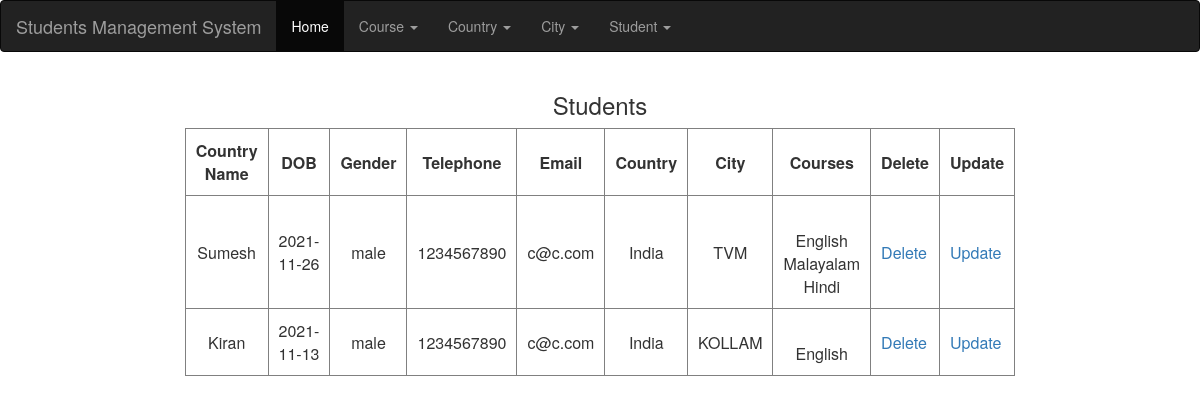
The page /project/liststudent.php on the database its author committed.
### tables this page shows
CREATE TABLE `student` (
  `id` int(11) NOT NULL,
  `name` varchar(100) NOT NULL,
  `dob` date NOT NULL,
  `gender` enum('male','female') NOT NULL,
  `telephone` int(11) NOT NULL,
  `email` varchar(100) NOT NULL,
  `city` int(11) NOT NULL,
  `nationality` int(11) NOT NULL,
  `photo` varchar(500) DEFAULT NULL
);

CREATE TABLE `country` (
  `id` int(11) NOT NULL,
  `country_name` varchar(100) NOT NULL
);

CREATE TABLE `city` (
  `id` int(11) NOT NULL,
  `city_name` varchar(100) NOT NULL,
  `country_id` int(11) NOT NULL
);

CREATE TABLE `studentcourse` (
  `id` int(11) NOT NULL,
  `student_id` int(11) NOT NULL,
  `course_id` int(11) NOT NULL
);

CREATE TABLE `courses` (
  `id` int(11) NOT NULL,
  `name` varchar(100) NOT NULL
);

### project/liststudent.php (the view, shortened to what this page needs)
<html>
<head>
  <link rel="stylesheet" href="https://maxcdn.bootstrapcdn.com/bootstrap/3.3.7/css/bootstrap.min.css">
  <link href="https://cdn.jsdelivr.net/npm/select2@4.1.0-rc.0/dist/css/select2.min.css" rel="stylesheet" />
</head>
<body>
<?php include ('navbar.php') ?>
  <div class="container">
    <div class="card text-center">
      <?php
      include('connection.php');
      $sql = "SELECT * FROM student";
      $result = $conn->query($sql);
      $studentData = mysqli_fetch_all($result, MYSQLI_ASSOC);
      echo '<center><h3>Students</h3>';
      if ($result->num_rows > 0) {
        echo "<table style='width:50%;' border='1'>
        <tr>
        <th><center>Country Name</center></th>
        <th><center>DOB</center></th>
        <th><center>Gender</center></th>
        <th><center>Telephone</center></th>
        <th><center>Email</center></th>
        <th><center>Country</center></th>
        <th><center>City</center></th>
        <th><center>Courses</center></th>
        <th><center>Delete</center></th>
        <th><center>Update</center></th>
        </tr>";
        foreach ($studentData as $row)
        {
          $countryquery = "SELECT * from country where id = '" . $row['nationality'] . "' ";
          $countryqueryresult = $conn->query($countryquery);
          $cityquery = "SELECT * from city where id = '" . $row['city'] . "' ";
          $cityqueryresult = $conn->query($cityquery);
          $coursequery = "SELECT * from studentcourse where student_id = '" . $row['id'] . "' ";
          $courseresult = $conn->query($coursequery);
          echo "<tr>
          <td><center>" . $row['name'] . "</center></td>
          <td><center>" . $row['dob'] . "</center></td>
          <td><center>" . $row['gender'] . "</center></td>
          <td><center>" . $row['telephone'] . "</center></td>
          <td><center>" . $row['email'] . "</center></td>
          <td><center>" . $countryqueryresult->fetch_assoc()['country_name'] . "</center></td>
          <td><center>" . $cityqueryresult->fetch_assoc()['city_name'] . "</center></td>
          <td><center>";
          foreach ($courseresult as $courselist)
          {
            $coursenamequery = "SELECT name from courses where id = '" . $courselist['course_id'] . "' ";
            $coursenameresult = $conn->query($coursenamequery);
            echo '<br>';
            echo $coursenameresult->fetch_assoc()['name'];
          }
          echo "</center></td>
          <td><a href='delete.php?id=".$row['id']."'>Delete</a></td>
          <td><a href='update.php?id=".$row['id']."''>Update</a></td>
          </tr>";
        }
        echo "</table>";
      } else {
        echo "0 results";
      }
      ?>
    </div>
  </div>
</body>
</html>

### project/navbar.php (shortened to what this page needs)
<html>
<body>
    <nav class="navbar navbar-inverse">
        <div class="container-fluid">
            <div class="navbar-header">
                <a class="navbar-brand" href="#">Students Management System </a>
            </div>
            <ul class="nav navbar-nav">
                <li class="active"><a href="index.php">Home</a></li>
                <li class="dropdown">
                    <a class="dropdown-toggle" data-toggle="dropdown" href="#">Course
                        <span class="caret"></span></a>
                </li>
                <li class="dropdown">
                    <a class="dropdown-toggle" data-toggle="dropdown" href="#">Country
                        <span class="caret"></span></a>
                </li>
                <li class="dropdown">
                    <a class="dropdown-toggle" data-toggle="dropdown" href="#">City
                        <span class="caret"></span></a>
                </li>
                <li class="dropdown">
                    <a class="dropdown-toggle" data-toggle="dropdown" href="#">Student
                        <span class="caret"></span></a>
                </li>
            </ul>
        </div>
    </nav>
</body>
</html>

### project/liststudent.php (style rules this page uses)
th { padding: 10px; }
td { padding: 10px; }

### rows shown on the page
student: name "Sumesh", dob "2021-11-26", gender "male", telephone "1234567890", email "c@c.com", nationality.country_name "India", city.city_name "TVM"
studentcourse: course.name "English"
studentcourse: course.name "Malayalam"
studentcourse: course.name "Hindi"
student: name "Kiran", dob "2021-11-13", gender "male", telephone "1234567890", email "c@c.com", nationality.country_name "India", city.city_name "KOLLAM"
studentcourse: course.name "English"
